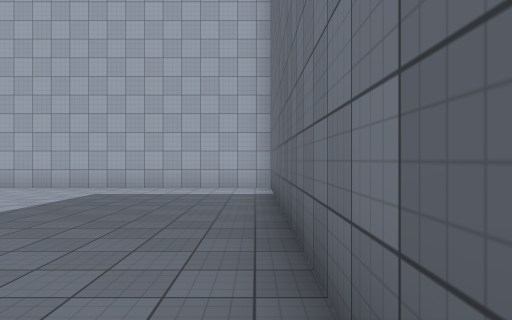
view 1 (above)

23 first-person views from a walk through a 3-D level made in the Unity game engine. The camera is 1.5 m above the floor, looks level and sees 70° across. The floor is counted in squares, 2 m on a side. Each view is taken from the middle of a square. On the plan, view 1 faces up. The plan holds only what a view shows up to about 11 squares ahead; the rest is blank. The place goes on beyond the plan. The player character is not drawn. Surface patterns are stand-ins for the level's own textures.

view 2
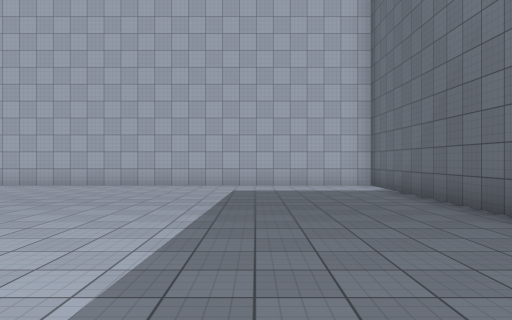

view 3
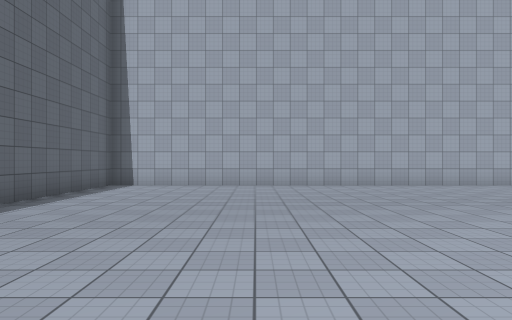

view 4
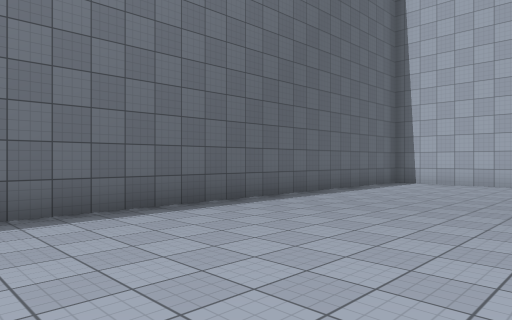

view 5
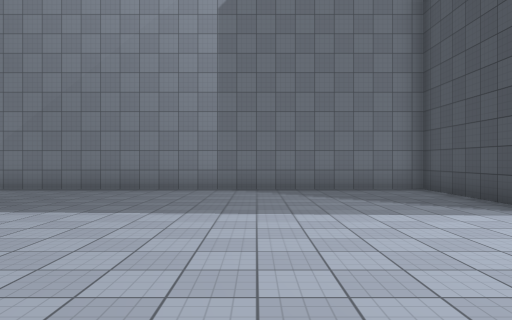

view 6
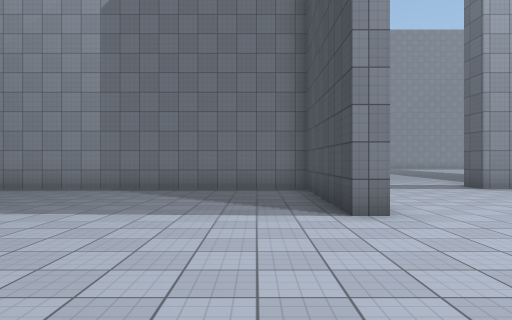

view 7
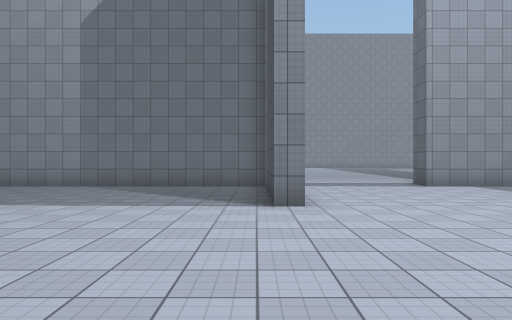

view 8
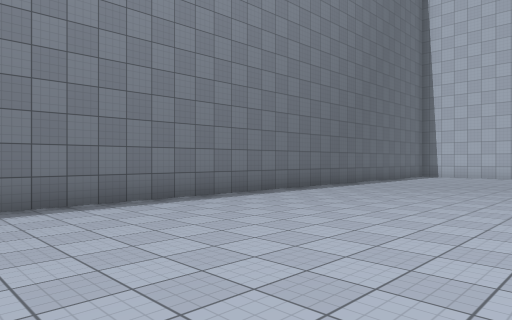

view 9
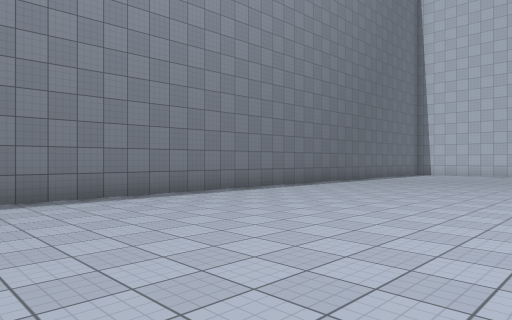

view 10
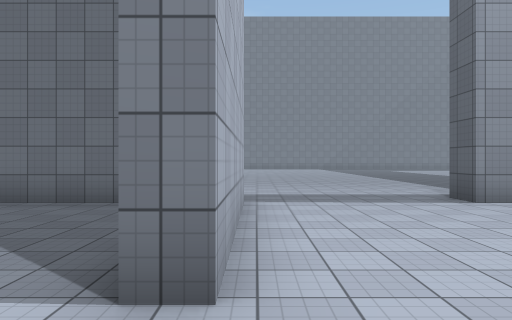

view 11
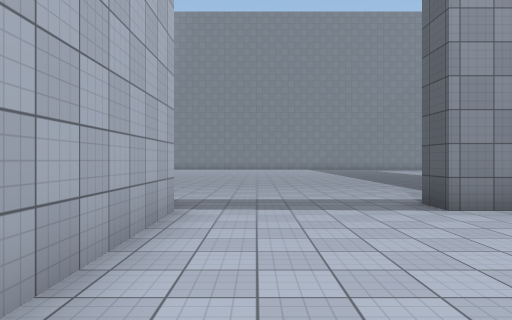

view 12
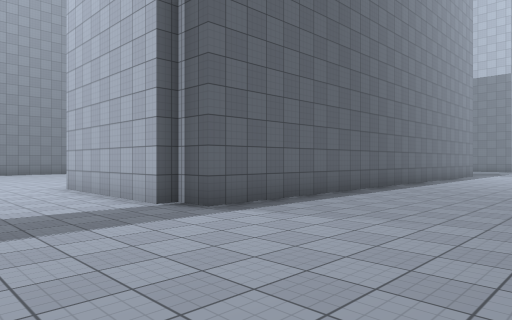

view 13
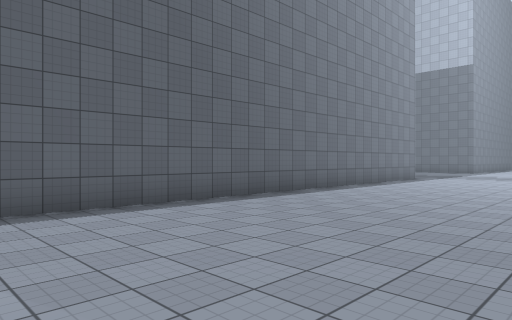

view 14
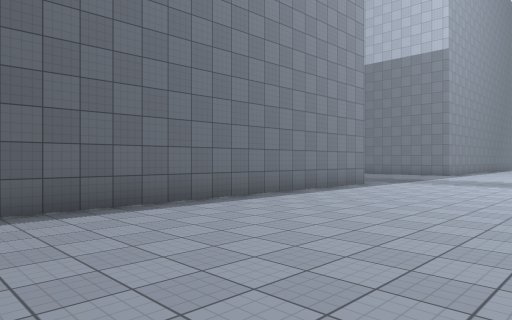

view 15
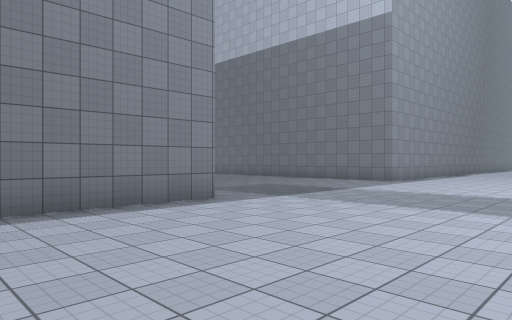

view 16
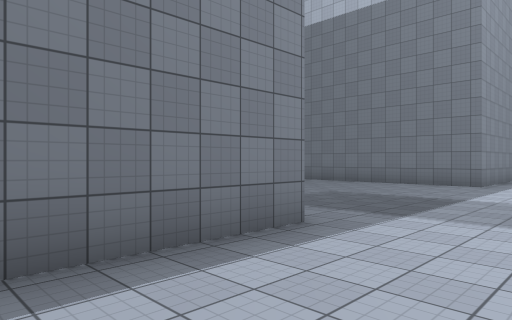

view 17
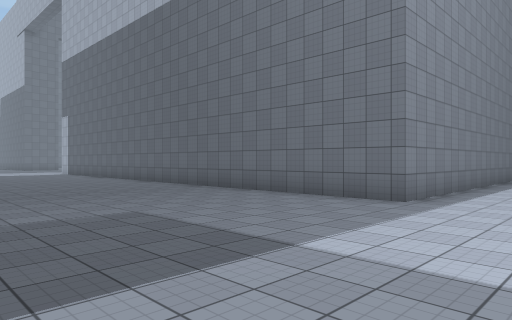

view 18
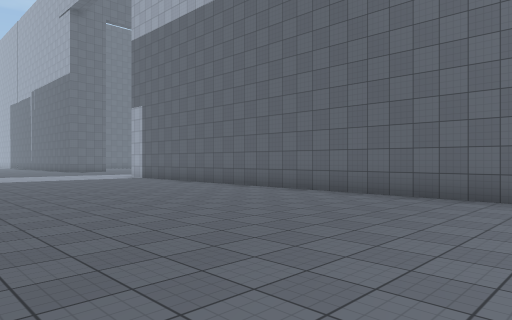

view 19
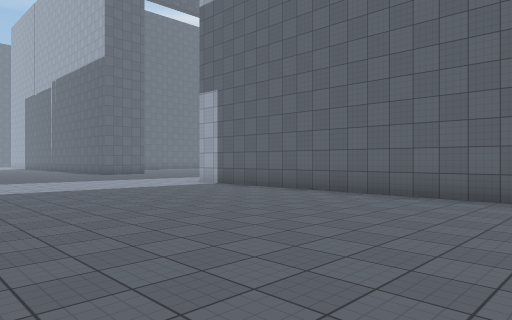

view 20
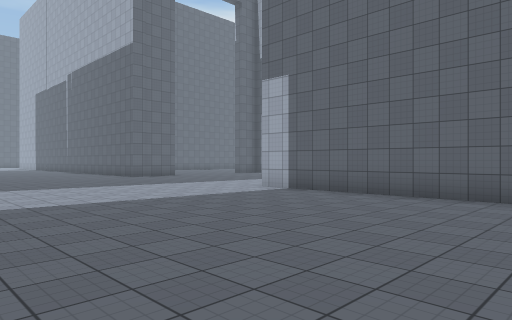

view 21
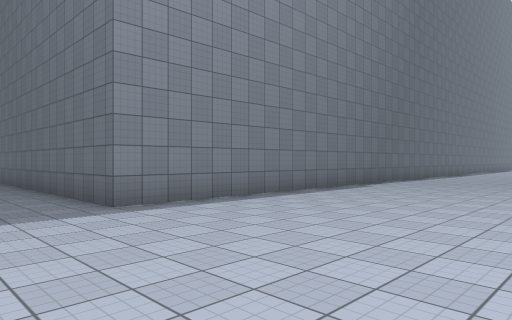

view 22
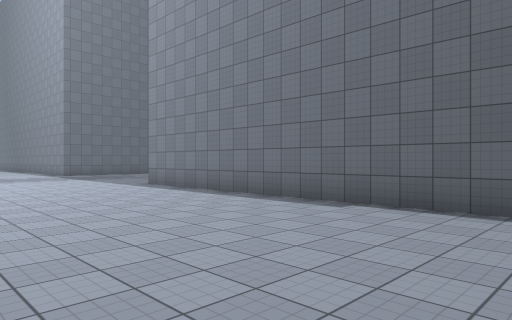

view 23
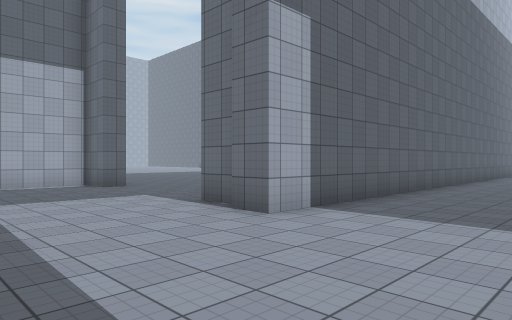

### Floor plan
Points are (right, up) in squares from view 1. A wall is a line through its corners. A room is listed if a view was taken in it or the views show most of it. See-through windows are left out.
Room 1 (views 1, 2, 3, 4, 5, 6, 7, 8, 9, 10, 11, 12, 13, 14, 15, 16, 17, 18, 19, 20, 21, 22, 23)
walls: (-15.3, 9.8) (-15.3, -7.8); (0.4, 9.8) (-15.3, 9.8); (1.3, 10.6) (1.3, -4.4) (0.4, -4.4) (0.4, -4.8) (-4.1, -4.8) (-4.1, -4.3) (0.4, -4.3); (-16.9, 19.6) (-16.9, 20.6); (-16.1, 25.1) (-16.9, 25.1) (-16.9, 26.3) (-19, 26.3); (0.4, -4.4) (0.4, 9.8); (1.3, 28) (1.3, 18.5) (-17.3, 18.5) (-17.3, 19.4); (0.4, -9.5) (0.4, -8.9) (1.4, -8.9)

Where each view was taken, in squares from view 1:
view 1: 0 up, 0 right, facing up
view 2: 1 down, 3 left, facing up
view 3: 1 down, 11 left, facing up
view 4: 2 down, 10 left, facing up-left
view 5: 0 up, 9 left, facing right
view 6: 3 down, 9 left, facing right
view 7: 4 down, 10 left, facing right
view 8: 7 down, 9 left, facing up-left
view 9: 9 down, 8 left, facing up-left
view 10: 5 down, 6 left, facing right
view 11: 6 down, 5 left, facing right
view 12: 8 down, 6 right, facing up-left
view 13: 4 down, 7 right, facing up-left
view 14: 0 up, 7 right, facing up-left
view 15: 6 up, 7 right, facing up-left
view 16: 7 up, 4 right, facing up-left
view 17: 12 up, 4 right, facing up-left
view 18: 11 up, 2 left, facing up-left
view 19: 11 up, 7 left, facing up-left
view 20: 11 up, 10 left, facing up-left
view 21: 16 up, 7 right, facing up-left
view 22: 29 up, 7 right, facing down-left
view 23: 15 up, 21 left, facing up-right
